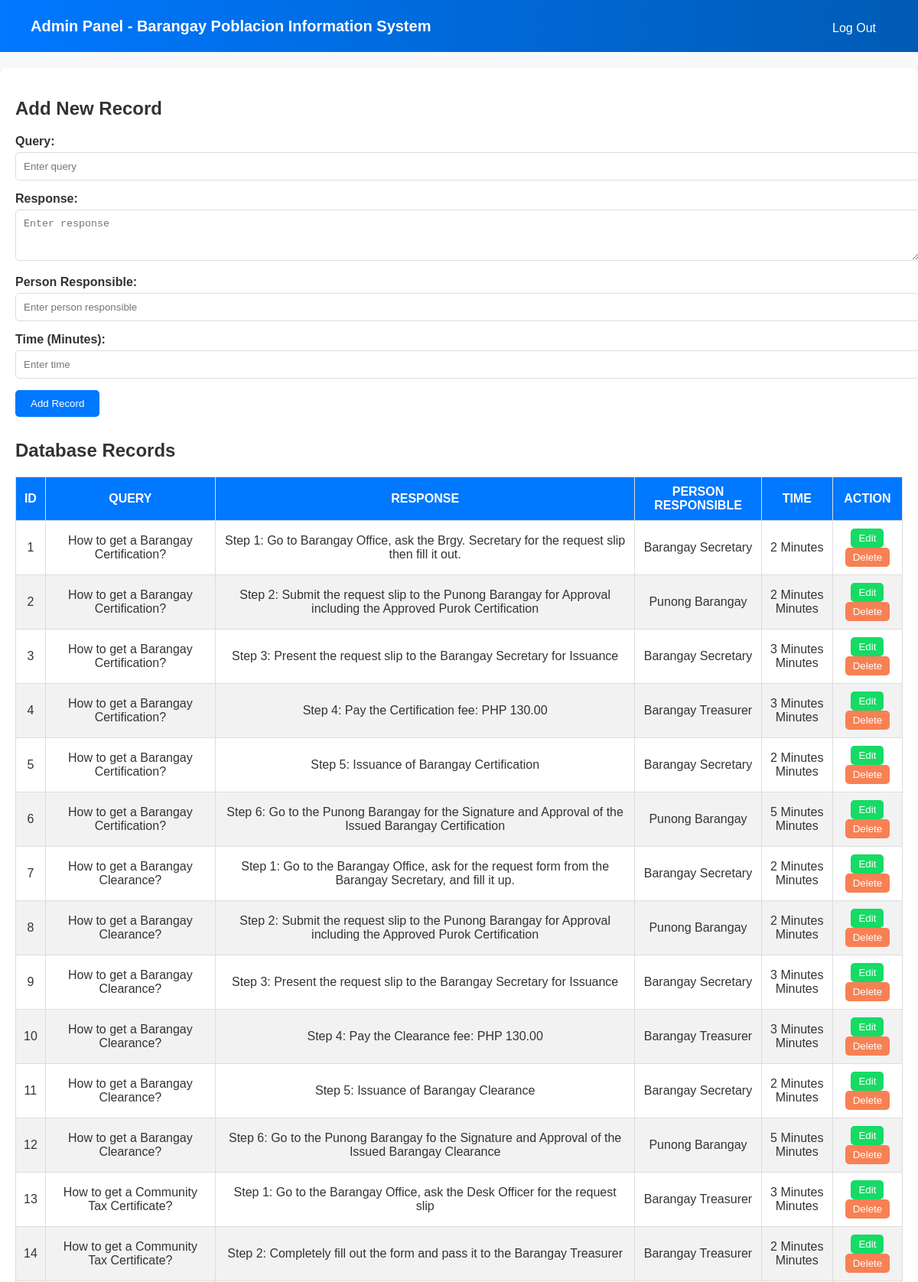
The page /admin (signed in, upper part) on the database its author committed.
### tables this page shows
CREATE TABLE bot_responses (
    id INTEGER PRIMARY KEY AUTOINCREMENT,
    query TEXT NOT NULL,
    response TEXT NOT NULL,
    persons TEXT,
    time INTEGER NOT NULL
);

### app.py (the view, shortened to what this page needs)
@app.route('/admin', methods=['GET', 'POST'])
def admin():
    if 'user_id' not in session:
        flash('You need to log in to access this page.', 'danger')
        return redirect(url_for('login'))
    conn = get_db_connection()
    data = conn.execute("SELECT * FROM bot_responses").fetchall()
    conn.close()
    return render_template('admin.html', data=data)

### app.py (called while the page is built)
def get_db_connection():
    conn = sqlite3.connect(DATABASE)
    conn.row_factory = sqlite3.Row  # Allows column access by name
    return conn

### templates/admin.html (shortened to what this page needs)
<!DOCTYPE html>
<html lang="en">
<head>
    <link rel="stylesheet" href="{{ url_for('static', filename='css/admin.css') }}">
</head>
<body>
    <header>
        <div class="header-container">
            <h1>Admin Panel - Barangay Poblacion Information System</h1>
            <nav>
                <a href="{{ url_for('logout') }}" class="btn-logout">Log Out</a>
            </nav>
        </div>
    </header>
    <div class="admin-container">
        <section class="form-section">
            <h2>Add New Record</h2>
            <form method="POST" action="{{ url_for('admin') }}">
                <label for="query">Query:</label>
                <input type="text" id="query" name="query" placeholder="Enter query" required>
                <label for="response">Response:</label>
                <textarea id="response" name="response" rows="3" placeholder="Enter response" required></textarea>
                <label for="persons">Person Responsible:</label>
                <input type="text" id="persons" name="persons" placeholder="Enter person responsible" required>
                <label for="time">Time (Minutes):</label>
                <input type="number" id="time" name="time" placeholder="Enter time" required>
                <button type="submit">Add Record</button>
            </form>
        </section>
        <section class="table-section">
            <h2>Database Records</h2>
            <div class="table-wrapper">
                <table class="admin-table" id="recordsTable">
                    <thead>
                        <tr>
                            <th>ID</th>
                            <th>Query</th>
                            <th>Response</th>
                            <th>Person Responsible</th>
                            <th>Time</th>
                            <th>Action</th>
                        </tr>
                    </thead>
                    <tbody>
                        {% for row in data %}
                        <tr>
                            <td>{{ row['id'] }}</td>
                            <td>{{ row['query'] }}</td>
                            <td>{{ row['response'] }}</td>
                            <td>{{ row['persons'] }}</td>
                            <td>{{ row['time'] }} Minutes</td>
                            <td>
                                <button class="edit-btn" onclick="openEditModal('{{ row['id'] }}', '{{ row['query'] }}', '{{ row['response'] }}', '{{ row['persons'] }}', '{{ row['time'] }}')">Edit</button>
                                <form action="{{ url_for('delete_record', record_id=row['id']) }}" method="POST" style="display:inline;">
                                    <button type="submit" class="delete-btn">Delete</button>
                                </form>
                            </td>
                        </tr>
                        {% endfor %}
                    </tbody>
                </table>
            </div>
        </section>
    </div>
</body>
</html>

### static/css/admin.css (style rules this page uses)
body { font-family: Arial, sans-serif; margin: 0; padding: 0; background-color: #f8f9fa; color: #333; }
header { display: flex; justify-content: space-between; align-items: center; background: linear-gradient(to right, #0078ff, #005bb5); color: white; padding: 20px 40px; font-size: 24px; font-weight: 600; }
header h1 { margin: 0; font-size: 20px; font-weight: bold; flex-grow: 1; }
.header-container { display: flex; justify-content: space-between; align-items: center; width: 100%; }
nav .btn-logout { color: #fff; text-decoration: none; padding: 8px 15px; border-radius: 5px; font-size: 16px; font-weight: 500; transition: background-color 0.3s ease; margin-left: 20px; }
.admin-container { margin: 20px auto; padding: 20px; max-width: 1200px; background-color: #fff; border-radius: 10px; box-shadow: 0 4px 8px rgba(0, 0, 0, 0.1); }
.form-section, .table-section { margin-bottom: 30px; }
.admin-table { width: 100%; border-collapse: collapse; }
.admin-table th, .admin-table td { border: 1px solid #ddd; padding: 10px; text-align: center; }
.admin-table th { background-color: #0078ff; color: #fff; text-transform: uppercase; }
.admin-table tr:nth-child(even) { background-color: #f2f2f2; }
form label { font-weight: bold; display: block; margin-bottom: 5px; }
form input, form textarea { width: 100%; padding: 10px; margin-bottom: 15px; border: 1px solid #ddd; border-radius: 5px; }
form button { background-color: #0078ff; color: white; padding: 10px 20px; border: none; border-radius: 5px; cursor: pointer; }

### templates/admin.html (style rules this page uses)
button.edit-btn { background-color: #16db65; color: #fff; border: none; padding: 5px 10px; cursor: pointer; border-radius: 5px; }
button.delete-btn { background-color: #f78154; color: #fff; border: none; padding: 5px 10px; cursor: pointer; border-radius: 5px; }

### rows shown on the page
bot_responses: id "1", query "How to get a Barangay Certification?", response "Step 1: Go to Barangay Office, ask the Brgy. Secretary for the request slip then fill it out.", persons "Barangay Secretary", time "2"
bot_responses: id "2", query "How to get a Barangay Certification?", response "Step 2: Submit the request slip to the Punong Barangay for Approval including the Approved Purok Certification", persons "Punong Barangay", time "2 Minutes"
bot_responses: id "3", query "How to get a Barangay Certification?", response "Step 3: Present the request slip to the Barangay Secretary for Issuance", persons "Barangay Secretary", time "3 Minutes"
bot_responses: id "4", query "How to get a Barangay Certification?", response "Step 4: Pay the Certification fee: PHP 130.00", persons "Barangay Treasurer", time "3 Minutes"
bot_responses: id "5", query "How to get a Barangay Certification?", response "Step 5: Issuance of Barangay Certification", persons "Barangay Secretary", time "2 Minutes"
bot_responses: id "6", query "How to get a Barangay Certification?", response "Step 6: Go to the Punong Barangay for the Signature and Approval of the Issued Barangay Certification", persons "Punong Barangay", time "5 Minutes"
bot_responses: id "7", query "How to get a Barangay Clearance?", response "Step 1: Go to the Barangay Office, ask for the request form from the Barangay Secretary, and fill it up.", persons "Barangay Secretary", time "2 Minutes"
bot_responses: id "8", query "How to get a Barangay Clearance?", response "Step 2: Submit the request slip to the Punong Barangay for Approval including the Approved Purok Certification", persons "Punong Barangay", time "2 Minutes"
bot_responses: id "9", query "How to get a Barangay Clearance?", response "Step 3: Present the request slip to the Barangay Secretary for Issuance", persons "Barangay Secretary", time "3 Minutes"
bot_responses: id "10", query "How to get a Barangay Clearance?", response "Step 4: Pay the Clearance fee: PHP 130.00", persons "Barangay Treasurer", time "3 Minutes"
bot_responses: id "11", query "How to get a Barangay Clearance?", response "Step 5: Issuance of Barangay Clearance", persons "Barangay Secretary", time "2 Minutes"
bot_responses: id "12", query "How to get a Barangay Clearance?", response "Step 6: Go to the Punong Barangay fo the Signature and Approval of the Issued Barangay Clearance", persons "Punong Barangay", time "5 Minutes"
bot_responses: id "13", query "How to get a Community Tax Certificate?", response "Step 1: Go to the Barangay Office, ask the Desk Officer for the request slip", persons "Barangay Treasurer", time "3 Minutes"
bot_responses: id "14", query "How to get a Community Tax Certificate?", response "Step 2: Completely fill out the form and pass it to the Barangay Treasurer", persons "Barangay Treasurer", time "2 Minutes"
